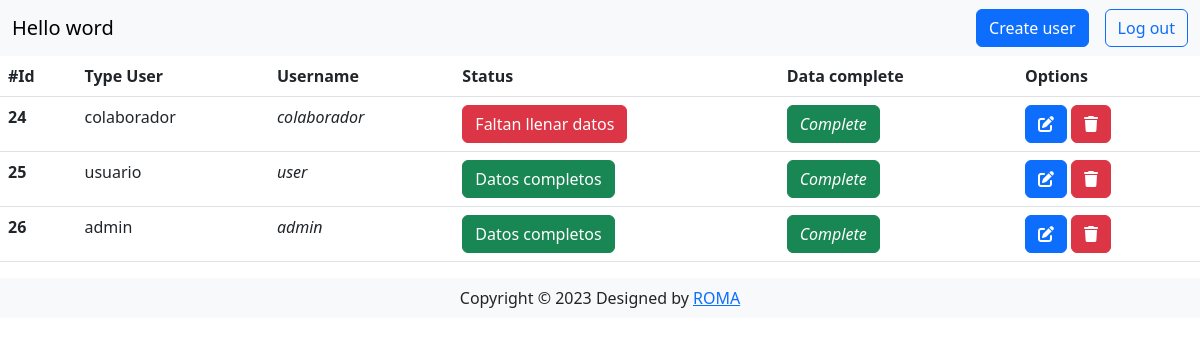
Page /users.php (signed in) on the committed database.
### tables this page shows
CREATE TABLE `user_data` (
  `user_id` int(11) NOT NULL,
  `data_completed` enum('incomplete','complete') NOT NULL DEFAULT 'complete'
);

CREATE TABLE `users` (
  `id` int(11) NOT NULL,
  `username` varchar(50) NOT NULL,
  `password` varchar(255) NOT NULL,
  `role` enum('usuario','colaborador','admin') NOT NULL DEFAULT 'usuario',
  `cod_scanner` varchar(3600) DEFAULT NULL,
  `cod_biometric` varchar(3600) DEFAULT NULL,
  `cod_ipmac` varchar(3600) DEFAULT NULL,
  `name` text DEFAULT NULL,
  `verfication` enum('white','green','yellow','red') NOT NULL DEFAULT 'white'
);

### fetch/adm.php (the view, shortened to what this page needs)
<?php
function getUserssadmin()
{
  include('db/dbconnect.php');
  if ($_COOKIE['type_user'] == 'admin'){
    $sql = "SELECT * FROM users LEFT JOIN user_data ON users.id = user_data.user_id";
  }elseif($_COOKIE['type_user'] == 'colaborador'){
    $sql = "SELECT * FROM users LEFT JOIN user_data ON users.id = user_data.user_id
    WHERE users.role != 'admin';";
  }elseif($_COOKIE['type_user'] == 'usuario'){
    $user_id = $_COOKIE['user_id'];
    $sql = "SELECT * FROM users LEFT JOIN user_data ON users.id = user_data.user_id  WHERE id = $user_id";
  }
  $result = mysqli_query($conn, $sql);
?>
  <table class="table">
    <thead>
      <tr>
        <th scope="col">#Id</th>
        <th scope="col">Type User</th>
        <th scope="col">Username</th>
        <th scope="col">Status</th>
        <th scope="col">Data complete</th>
        <th scope="col">Options</th>
      </tr>
    </thead>
    <tbody>
      <?php
      while ($row = mysqli_fetch_assoc($result)) {
        $id = $row['id'];
        $username = $row['username'];
        $verfication = $row['verfication'];
        $data_completed =  $row['data_completed'];
        $role = $row['role'];
      ?>
        <tr class="content_data_get">
          <th scope="row"><?php echo $row['id'] ?></th>
          <td><?php echo $role ?></td>
          <td>
            <p class="card-text fst-italic "><?php echo $username ?> </p>
          </td>
          <td>
            <?php
            if ($verfication == 'white') {
              echo '<p class="card-text fst-italic "><button type="button" class="btn btn-light">Sin revisar</button> </p>';
            } elseif ($verfication == 'green') {
              echo '<p class="card-text fst-italic "><button type="button" class="btn btn-success">Datos completos</button> </p>';
            } elseif ($verfication == 'red') {
              echo '<p class="card-text fst-italic "><button type="button" class="btn btn-danger">Faltan llenar datos</button> </p>';
            } elseif ($verfication == 'yellow') {
              echo '<p class="card-text fst-italic "><button type="button" class="btn btn-warning">Faltan llenar datos</button> </p>';
            }
            ?>
          </td>
          <td>
            <?php
              if ($data_completed == NULL) {
                echo ' <p class="card-text fst-italic btn btn-danger"> Incomplete asd </p>';
              } if ($data_completed == 'incomplete') {
                echo ' <p class="card-text fst-italic btn btn-danger"> Incomplete </p>';
              } elseif ($data_completed == 'complete') {
                echo ' <p class="card-text fst-italic btn btn-success"> Complete </p>';
              }
            ?>
          </td>
          <td>
            <?php
            if ($_COOKIE['type_user'] == 'admin') { ?>
             <button type="button" class="btn btn-primary" onclick="openEditModal(<?php echo $id ?>)">
                <i class="fas fa-edit"> </i>
              </button>
              <button type="button" class="btn btn-danger" onclick="confirmDelete(<?php echo $id ?>)">
                <i class="fas fa-trash"> </i>
              </button>
            <?php } elseif ($_COOKIE['type_user'] == 'colaborador' | $_COOKIE['type_user'] == 'usuario') { ?>
              <button type="button" class="btn btn-primary" onclick="openEditModal(<?php echo $id ?>)">
                <i class="fas fa-edit"> </i>
              </button>
            <?php } ?>
          </td>
        </tr>
      <?php } ?>
    </tbody>
  </table>
<?php
}

### template/header.php (shortened to what this page needs)
<!DOCTYPE html>
<html lang="es">
<head>
    <link rel="stylesheet" href="https://cdnjs.cloudflare.com/ajax/libs/font-awesome/6.0.0-beta3/css/all.min.css"
 />
    <link rel="stylesheet" href="styles/styles.css">
    <link href="https://cdn.jsdelivr.net/npm/bootstrap@5.3.0-alpha1/dist/css/bootstrap.min.css" rel="stylesheet"
>
</head>
<body>
    <?php
  if ( isset($_COOKIE["login_status"]) != "" || isset($_COOKIE["login_status"]) == "false") {?>
    <nav class="navbar navbar-expand-lg bg-body-tertiary">
        <div class="container-fluid">
            <a class="navbar-brand" href="#">Hello word</a>
            <div class="collapse navbar-collapse" id="navbarSupportedContent">
                <?php
  if ($_COOKIE['type_user'] == 'admin') { ?>
                <button type="button" class="btn btn-primary " data-bs-toggle="modal" data-bs-target="#exampleModal">
                    Create user
                </button>
                <?php } ?>
                <form action="logout.php" method="post" >
                    <button class="btn btn-outline-primary ms-3" type="submit">Log out</button>
                </form>
            </div>
        </div>
    </nav>
    <?php }
  ?>

### users.php (shortened to what this page needs)
<?php include './db/dbconnect.php'; ?>
<?php require('fetch/adm.php'); ?>
<?php require('template/header.php');
?>
<div>
    <?php getUserssadmin() ?>
</div>
<?php require('template/footer.php'); ?>

### template/footer.php (shortened to what this page needs)
<div class="footer container-fluid bg-light text-dark">
    <p class="text-center py-2 mb-0">Copyright © 2023 Designed by <a href="roma.ga" target="_blank" rel="noopener noreferrer">ROMA</a></p>
</div>
</body>
</html>

### styles/styles.css (style rules this page uses)
* { margin: 0; padding: 0; }

### rows in the picture
user_data: user_id "24", user_id.role "colaborador", user_id.username "colaborador", shows "Faltan llenar datos", data_completed "Complete"
user_data: user_id "25", user_id.role "usuario", user_id.username "user", shows "Datos completos", data_completed "Complete"
user_data: user_id "26", user_id.role "admin", user_id.username "admin", shows "Datos completos", data_completed "Complete"
